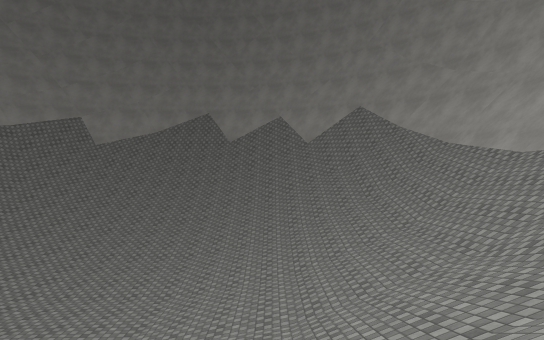
[1] (above)

16 first-person views from a walk through a scene from a Unity 3-D project. The camera is 1.2 m above the floor, tilts 4° down and sees 75° across. The floor is counted in squares, 2 m on a side. Each view is taken from the middle of a square. On the plan, view 1 faces up. The plan holds only what a view shows up to about 10 squares ahead; the rest is blank. The place goes on beyond the plan. Some animated figures are left out. Surface patterns are stand-ins for the level's own textures.

[2]
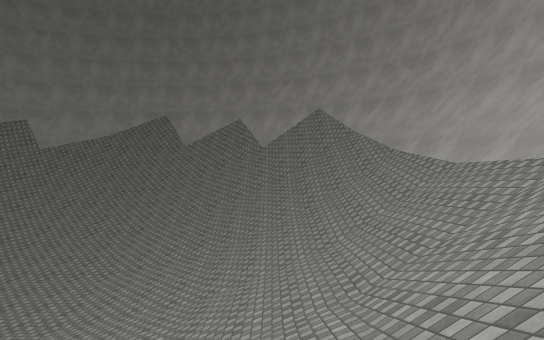

[3]
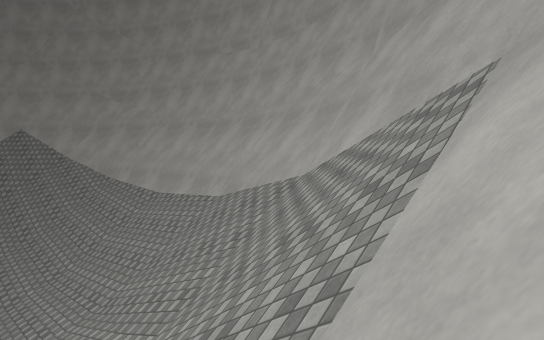

[4]
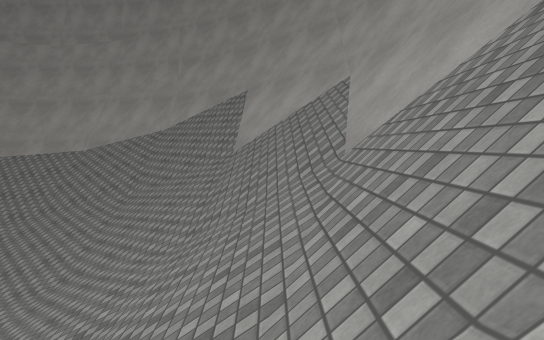

[5]
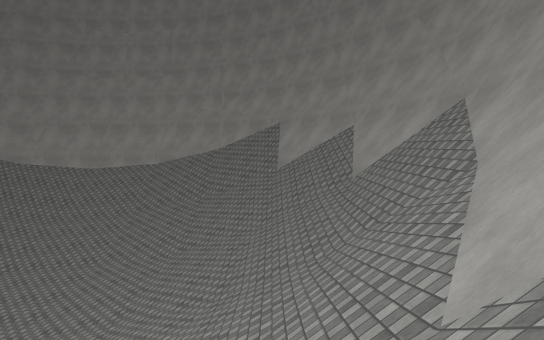

[6]
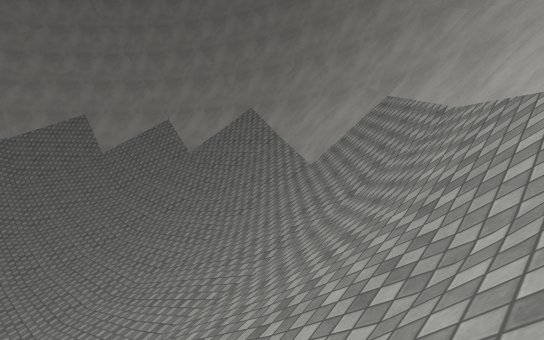

[7]
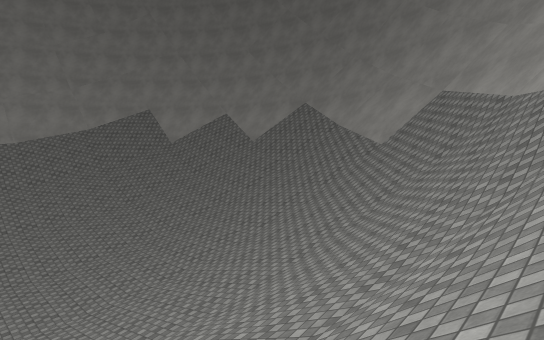

[8]
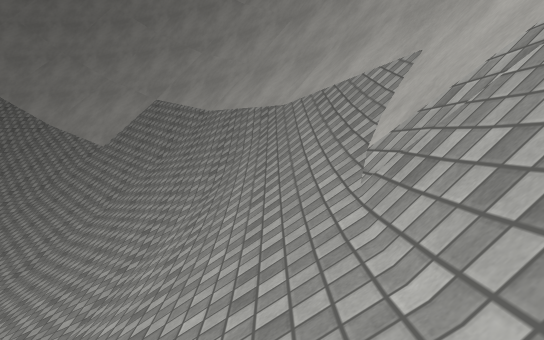

[9]
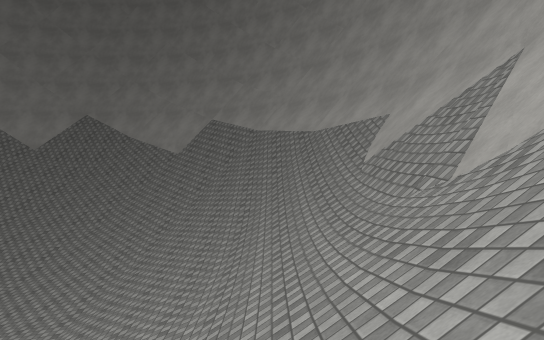

[10]
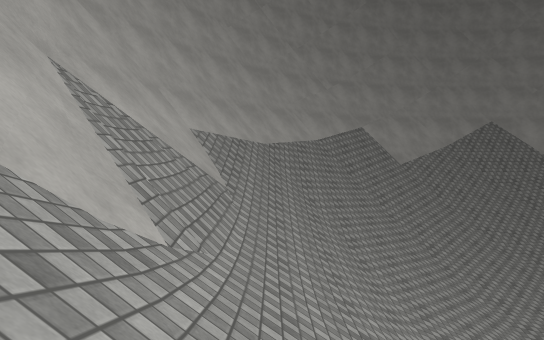

[11]
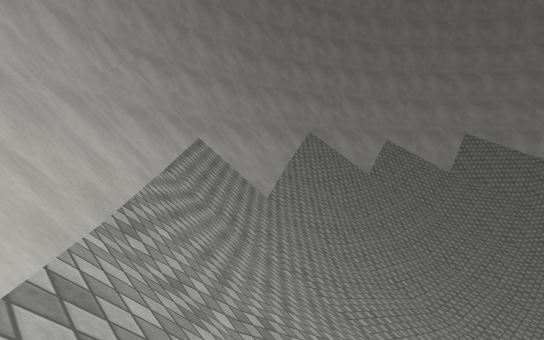

[12]
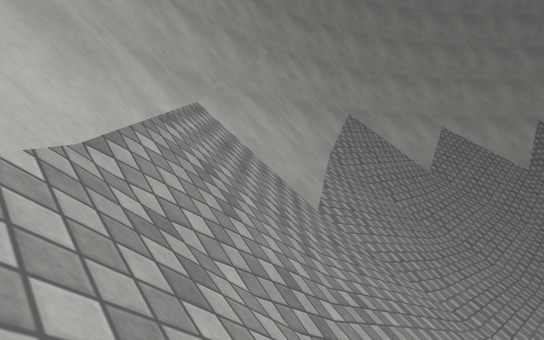

[13]
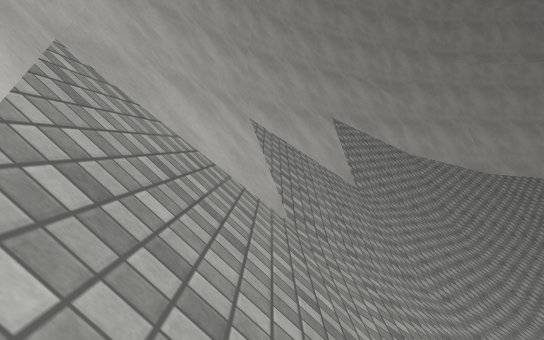

[14]
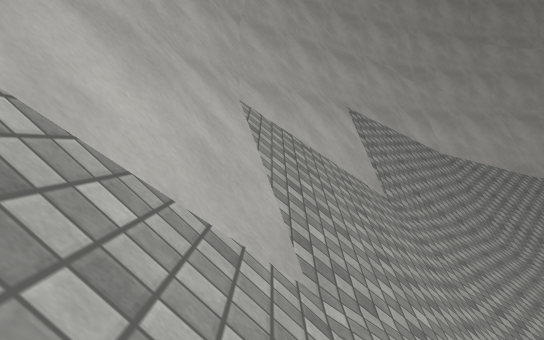

[15]
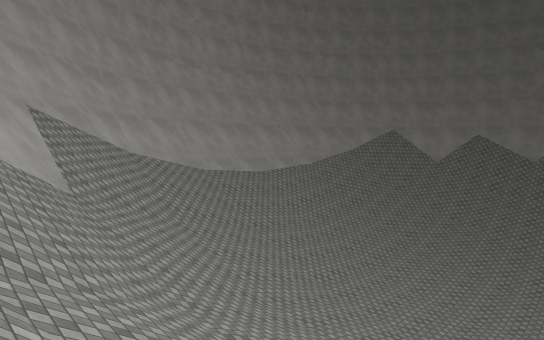

[16]
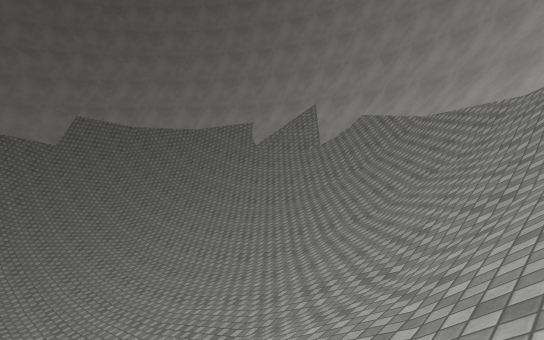

### Floor plan
Key: @ floor where view 1 was taken; # wall or solid block; . main floor; : floor 0.25 m higher than the main floor; - floor 0.25 m lower than the main floor; + floor 0.5 m higher than the main floor; _ floor 0.5 m lower than the main floor; * floor 0.75 m higher than the main floor; % floor 1 m higher than the main floor; / step, stairs or slope; = window, fence, low wall or low ledge.
Columns run from 16 left of view 1 to 6 right of it. Each row starts with its distance up from view 1.
 20            ####
 19          ###/=####
 18      #####////##/##
 17     ##////////////####
 16    ##////////////////#
 15    ##////////////////#
 14   ##/////////////////##
 13   #//////////////////=#
 12  ##////////***////////#
 11  #/////////:::////////#
 10 ##/////////....+%/////#
  9 #///////*:.---.:*/////#
  8 #///////+.-___-.+/////#
  7 #///////*:.---.:*/////#
  6 ##/////////....+%/////#
  5  #/////////:::////////#
  4  ##////////***////////#
  3   #//////////////////=#
  2   ##/////////////////##
  1    ##////////////////#
  0    ##///////////@////#
 -1     ##////////////####
 -2      #####////##/##
 -3          ###/=#####
 -4            ####

Positions as (right, up) in squares from view 1, and headings:
1: (0, 0), facing up
2: (2, 1), facing up
3: (1, -1), facing up-right
4: (-6, -1), facing right
5: (-10, 0), facing right
6: (-13, 5), facing down-right
7: (-13, 8), facing down-right
8: (-13, 9), facing down
9: (-12, 13), facing down
10: (-13, 4), facing up
11: (-14, 11), facing up-right
12: (-12, 14), facing up-right
13: (-6, 18), facing right
14: (-4, 18), facing right
15: (-5, 18), facing down-right
16: (-4, 17), facing down-left
